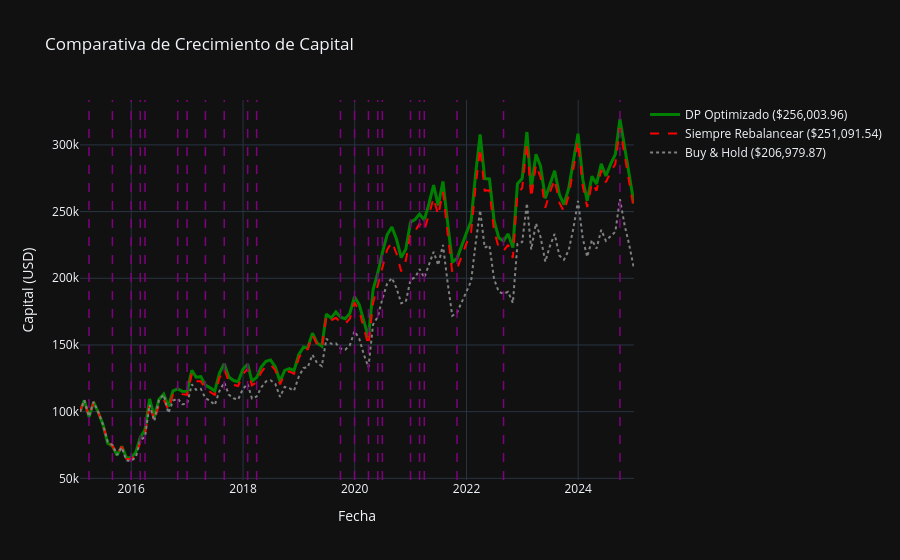
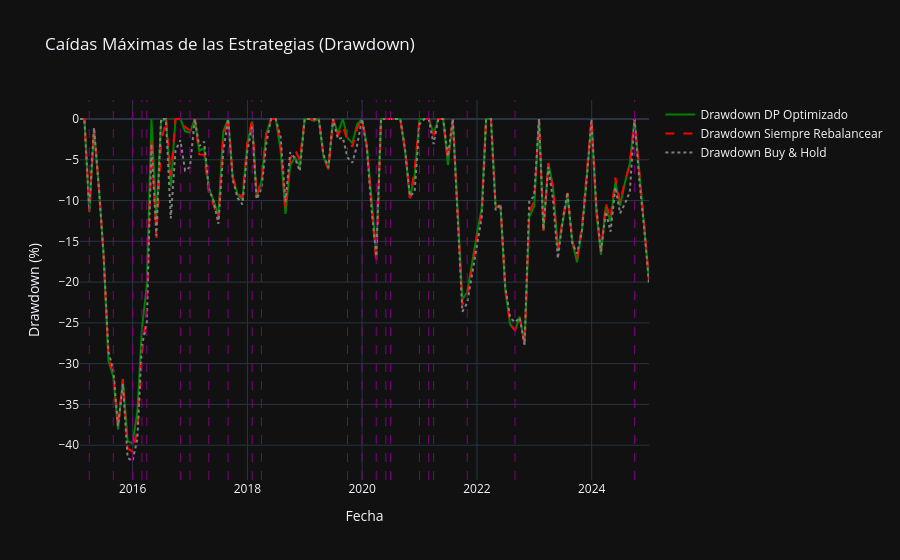

Write notebook code for charts like these, in order.
### Markdown cell above
## 5. Visualizaciones de Resultados

Generamos los gráficos interactivos de la riqueza acumulada con marcadores para los puntos de rebalanceo de la estrategia DP, y el drawdown histórico.

### Code cell
# 1. Gráfico de evolución de Riqueza
fig_riqueza = go.Figure()
fig_riqueza.add_trace(go.Scatter(x=fechas_sim_full, y=W_dp, mode='lines', name=f'DP Optimizado (${W_dp[-1]:,.2f})', line=dict(color='green', width=3)))
fig_riqueza.add_trace(go.Scatter(x=fechas_sim_full, y=W_sr, mode='lines', name=f'Siempre Rebalancear (${W_sr[-1]:,.2f})', line=dict(color='red', dash='dash')))
fig_riqueza.add_trace(go.Scatter(x=fechas_sim_full, y=W_bh, mode='lines', name=f'Buy & Hold (${W_bh[-1]:,.2f})', line=dict(color='gray', dash='dot')))

for t_reb in rebalanceos_dp:
    fig_riqueza.add_vline(x=fechas_sim_full[t_reb+1], line_width=1.5, line_dash="dash", line_color="purple")

fig_riqueza.update_layout(title="Comparativa de Crecimiento de Capital", xaxis_title="Fecha", yaxis_title="Capital (USD)", hovermode="x unified", template='plotly_dark')
fig_riqueza.show()

# 2. Calcular y graficar Drawdowns
def calcular_drawdown(riqueza_path):
    cum_max = np.maximum.accumulate(riqueza_path)
    with np.errstate(divide='ignore', invalid='ignore'):
        dd = (riqueza_path - cum_max) / cum_max
        dd = np.nan_to_num(dd, nan=0.0)
    return dd * 100

dd_dp = calcular_drawdown(W_dp)
dd_sr = calcular_drawdown(W_sr)
dd_bh = calcular_drawdown(W_bh)

fig_dd = go.Figure()
fig_dd.add_trace(go.Scatter(x=fechas_sim_full, y=dd_dp, mode='lines', name='Drawdown DP Optimizado', line=dict(color='green')))
fig_dd.add_trace(go.Scatter(x=fechas_sim_full, y=dd_sr, mode='lines', name='Drawdown Siempre Rebalancear', line=dict(color='red', dash='dash')))
fig_dd.add_trace(go.Scatter(x=fechas_sim_full, y=dd_bh, mode='lines', name='Drawdown Buy & Hold', line=dict(color='gray', dash='dot')))

for t_reb in rebalanceos_dp:
    fig_dd.add_vline(x=fechas_sim_full[t_reb+1], line_width=1.0, line_dash="dash", line_color="purple")
    
fig_dd.update_layout(title='Caídas Máximas de las Estrategias (Drawdown)', xaxis_title='Fecha', yaxis_title='Drawdown (%)', hovermode="x unified", template='plotly_dark')
fig_dd.show()
